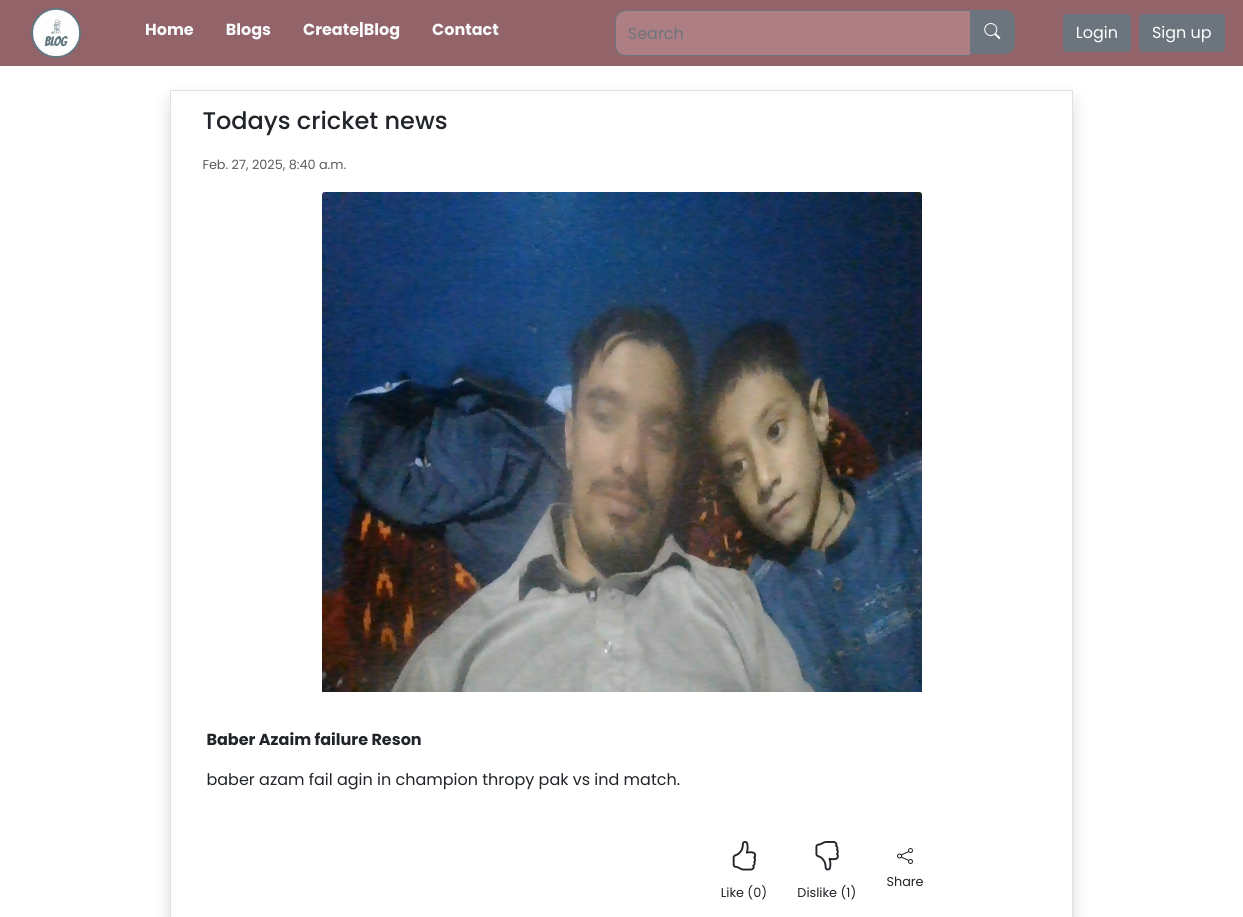
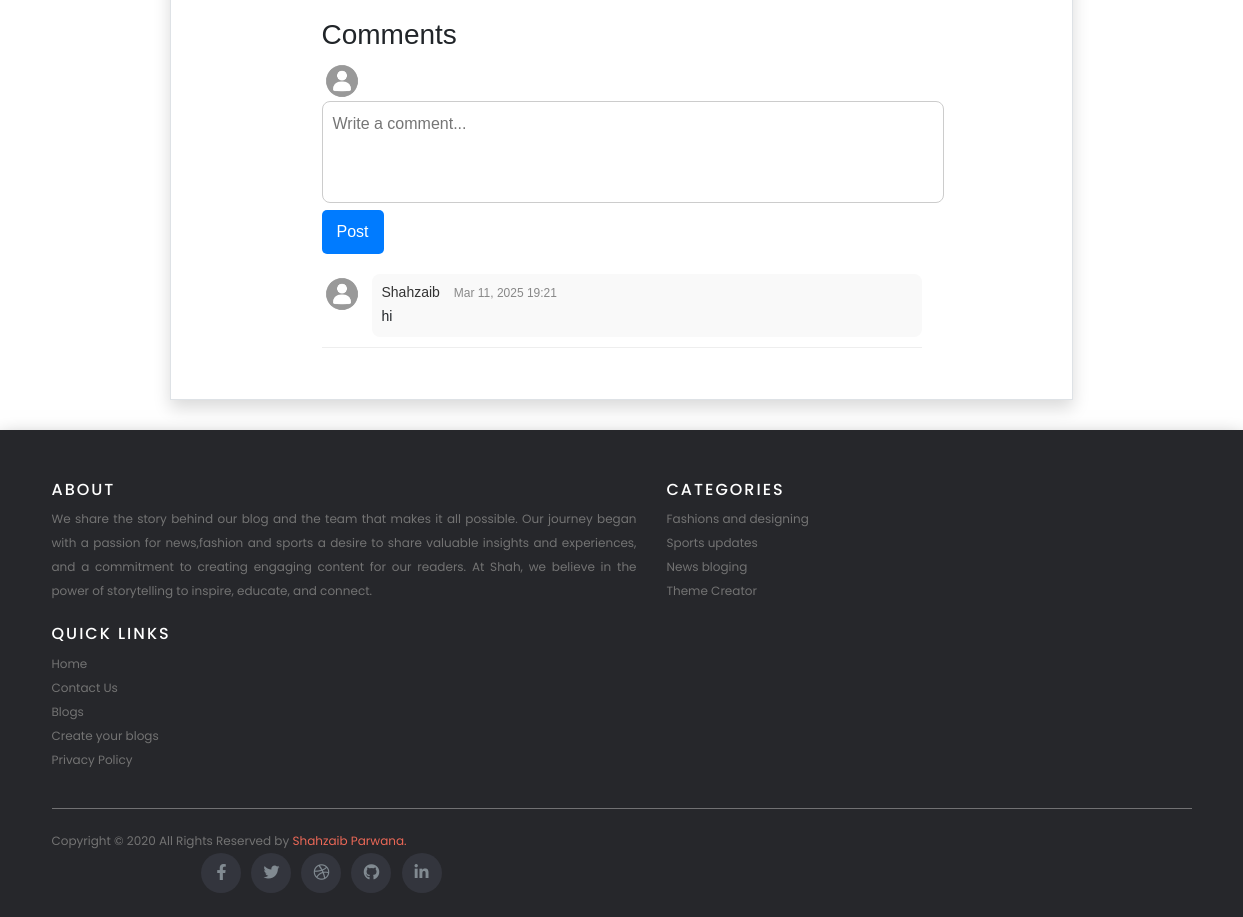
Screenshot of /post-admin-detail/30/ with the database file from the repository (2 pictures, top to bottom).
### account/models.py (models this page shows, shortened)
class BlogsPost(models.Model):
    user = models.ForeignKey(User, on_delete=models.CASCADE ,related_name='user')
    blog_title = models.CharField(max_length=200)
    blog_content = models.TextField()
    blog_images = models.ImageField(upload_to='blog_pictures/',null=True, blank=True)
    category = models.ForeignKey(Category, on_delete=models.CASCADE, related_name='category')
    created_at = models.DateTimeField(default=timezone.now)  # Automatically set to now
    updated_at = models.DateTimeField(auto_now=True)
    def total_likes(self):
        return self.likedislike_set.filter(like=True).count()
    def total_dislikes(self):
        return self.likedislike_set.filter(like=False).count()

class Comment(models.Model):
    user = models.ForeignKey(User, on_delete=models.CASCADE, related_name='comment_user')
    blog = models.ForeignKey(BlogsPost, on_delete=models.CASCADE)
    comment = models.TextField()
    created_at = models.DateTimeField(default=timezone.now)

class User(AbstractUser):
    email = models.EmailField(max_length=150, unique=True)
    profile_image = models.ImageField(upload_to='profile_pictures', null=True, blank=True)
    objects = UserManager()
    USERNAME_FIELD = 'email'
    REQUIRED_FIELDS = ['username']  # Only username is required, email is primary

### account/views.py (the view)
# urls.py: path('post-admin-detail/<post_id>/',post_admin_detail,name='post_admin_detail'),
def post_admin_detail(request,post_id):
    detail  = get_object_or_404(BlogsPost,pk=post_id)
    comments = detail.comment_set.all().order_by('-created_at')
    context = {
        'detail': detail,  # using "detail" as in your template
        'comments': comments,
    }
    return render(request,'post_admin_detail.html',context)

### account/templates/post_admin_detail.html (shortened to what this page needs)
{% extends "base.html" %}
{% block content %}
{% load static %}
<div class="container mt-4 border shadow" style="width:70%;">
    <div class="card mb-3 border-0">
        <h4 class="card-title mb-3 mt-3 mx-3">{{ detail.blog_title }}</h4>
        <p class="card-text mx-3"><small class="text-body-secondary">{{ detail.created_at }}</small></p>
        {% if detail.blog_images %}
        <div class="m-auto">
           <img src="{{ detail.blog_images.url }}" class="card-img-top img-fluid" style="height:500px;width:600px;" alt="...">
        </div>
        {% endif %}
        <div class="card-body">
            <p class="card-text">{{ detail.blog_content|safe }}</p>
        </div>
        <div class="row">
            <div class="col-10 text-end">
                <button class="btn like" id="like-btn" data-post="{{ detail.id }}">
                    <i class="bi bi-hand-thumbs-up"></i><br>
                    <small>Like (<span id="like-count">{{ detail.total_likes }}</span>)</small>
                </button>
                <button class="btn dislike" id="dislike-btn" data-post="{{ detail.id }}">
                    <i class="bi bi-hand-thumbs-down"></i><br>
                    <small>Dislike (<span id="dislike-count">{{ detail.total_dislikes }}</span>)</small>
                </button>
                <button class="btn share-btn" id="share-btn">
                    <i class="bi bi-share"></i><br>
                    <small>Share</small>
                </button>
            </div>
        </div>
        <div class="comment-section mt-4">
            <h3>Comments</h3>
            <form id="comment-form" method="post">
                {% if user.profile_image %}
                <img src="{{ user.profile_image.url }}" alt="User Profile" class="user-img">
                {% else %}
                <img src="{% static 'img/defaultimage.png' %}" alt="User Profile" class="user-img">
                {% endif %}
                <textarea id="comment-input" name="comment" placeholder="Write a comment..."></textarea>
                <button type="submit">Post</button>
            </form>
            <div id="comments-container">
                {% for comment in detail.comment_set.all %}
                <div class="comment">
                    {% if user.profile_image %}
                    <img src="{{comment.user.profile_image.url}}" alt="User Profile" class="user-img">
                    {% else %}
                    <img src="{% static 'img/defaultimage.png' %}" alt="User Profile" class="user-img">
                    {% endif %}
                    <div class="comment-content">
                        <h4>{{ comment.user.username }} <span class="timestamp">{{ comment.created_at|date:"M d, Y H:i" }}</span></h4>
                        <p>{{ comment.comment }}</p>
                    </div>
                </div>
                {% empty %}
                <p>No comments yet. Be the first to comment!</p>
                {% endfor %}
            </div>
        </div>
    </div>
</div>
{% endblock %}

### static/css/style.css (style rules this page uses)
* { margin: 0; padding: 0; box-sizing: border-box; }
body { font-family: 'Poppins', sans-serif; display: block; align-items: center; justify-content: center; }
button { padding: 10px 20px; background: #32cd32; color: #fff; border: none; border-radius: 5px; cursor: pointer; font-size: 16px; transition: background-color 0.3s; }
.like i { align-items: center; font-size: 30px; }
.dislike i { font-size: 30px; }
.comment-section { width: 100%; max-width: 600px; margin: 20px auto; font-family: Arial, sans-serif; }
h3 { margin-bottom: 10px; }
.user-img { width: 40px; height: 40px; border-radius: 50%; object-fit: cover; }
textarea { width: 100%; height: 80px; padding: 10px; border: 1px solid #ccc; border-radius: 8px; resize: none; }
button { background-color: #007bff; color: white; border: none; padding: 10px 15px; border-radius: 5px; cursor: pointer; }
#comments-container { margin-top: 20px; }
.comment { display: flex; align-items: flex-start; gap: 10px; margin-bottom: 15px; padding-bottom: 10px; border-bottom: 1px solid #eee; }
.comment-content { background: #f9f9f9; padding: 10px; border-radius: 8px; width: 100%; }
.comment h4 { margin: 0; font-size: 14px; color: #333; }
.timestamp { font-size: 12px; color: #888; margin-left: 10px; }
.comment p { margin: 5px 0 0; font-size: 14px; }

### static/css/style_main.css (style rules this page uses)
*, *:after, *:before { box-sizing: inherit; }

### rows the page displays
BlogsPost: blog_title "Todays cricket news", created_at "Feb. 27, 2025, 8:40 a.m.", blog_images (picture), blog_content "Baber Azaim failure Reson baber azam fail agin in champion thropy pak vs ind match.", total_likes "0", total_dislikes "1"
Comment: user.username "Shahzaib", created_at "Mar 11, 2025 19:21", comment "hi"
